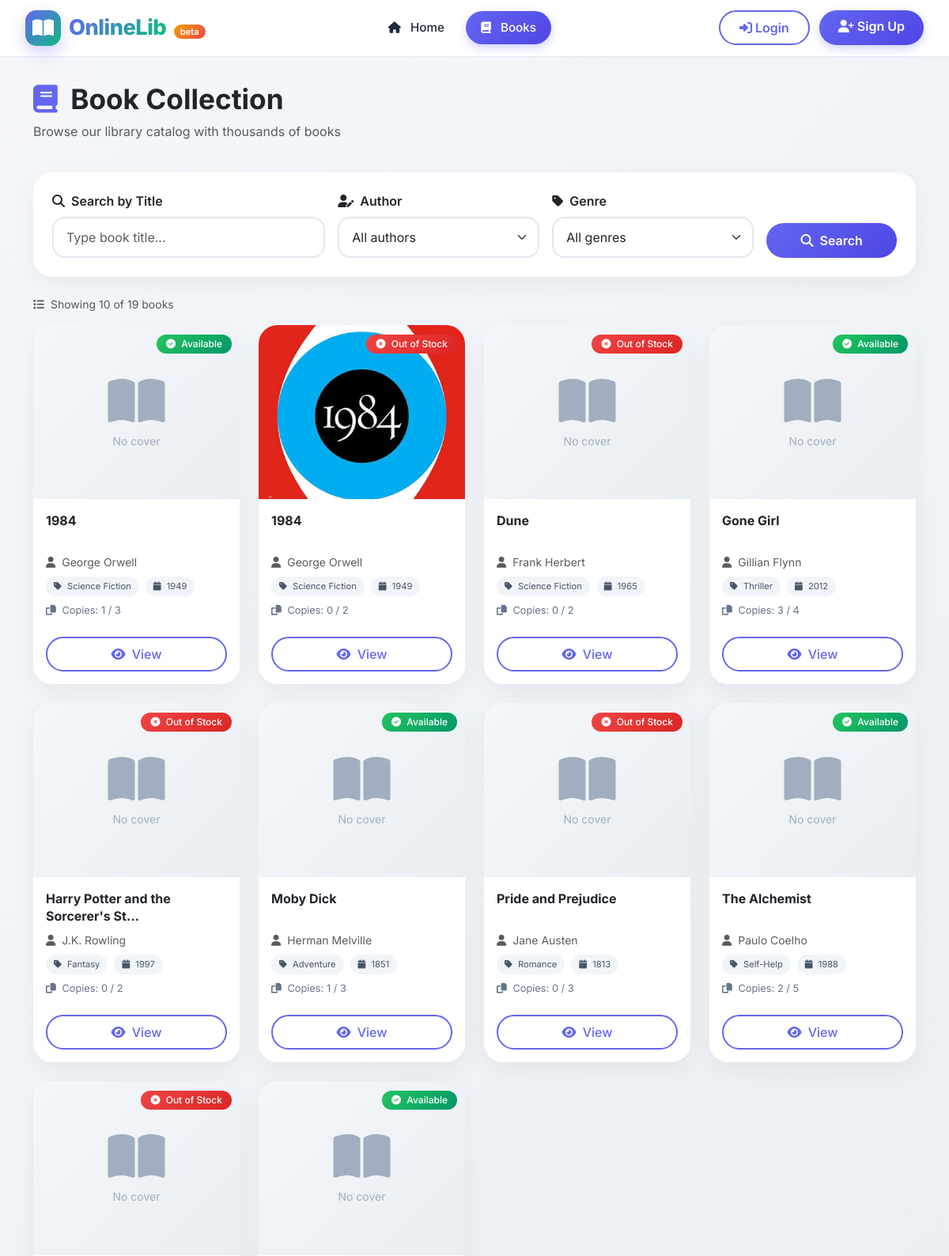
The page /books/ (upper part) on the database as committed earlier.
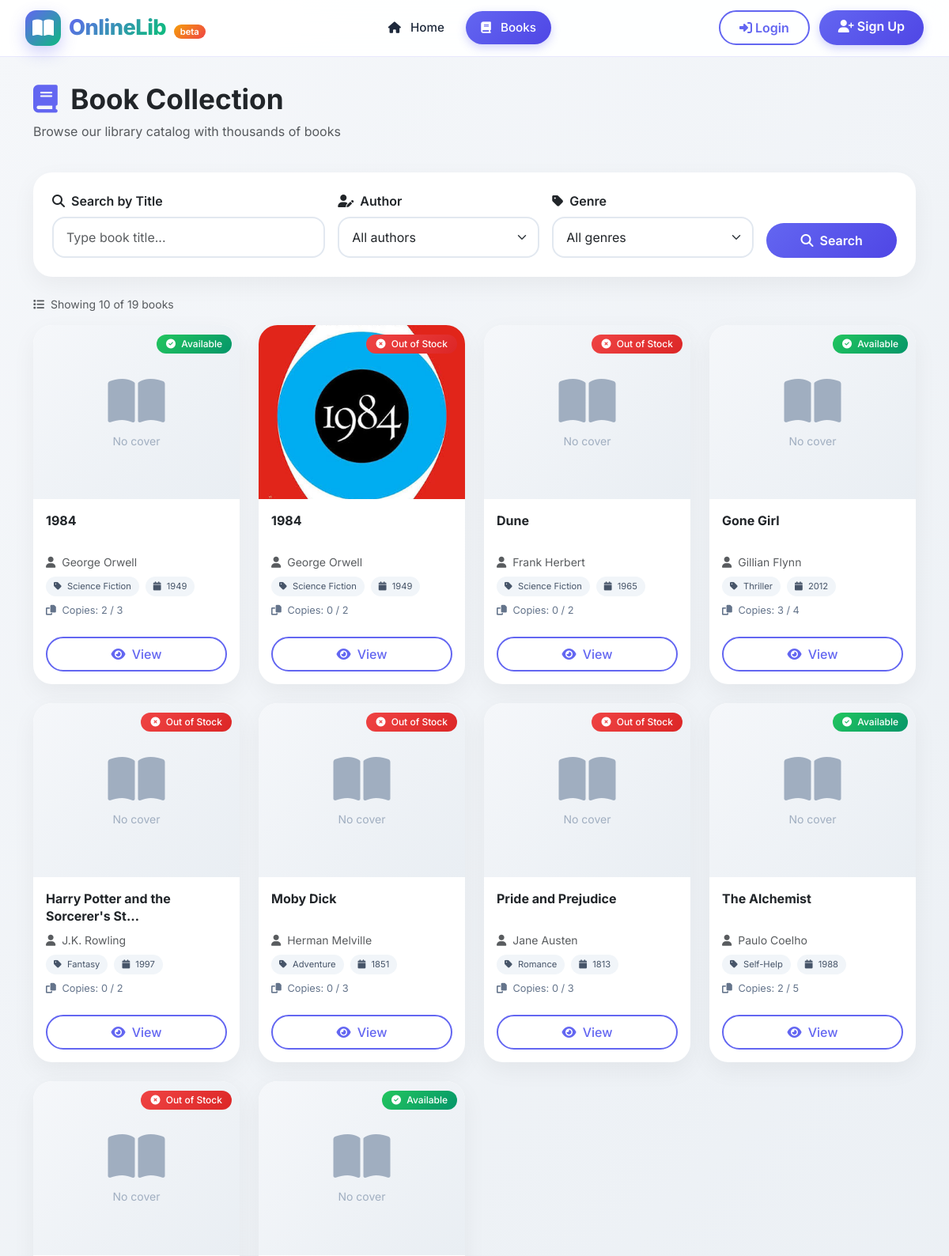
The same page on the database as committed later.
### books/models.py (models this page shows, shortened)
class Book(models.Model):
    title = models.CharField(max_length=255)
    author = models.CharField(max_length=255)
    genre = models.CharField(max_length=100)
    description = models.TextField(blank=True)
    publish_year = models.PositiveIntegerField()
    isbn = models.CharField(max_length=20, unique=True)
    total_copies = models.PositiveIntegerField(default=1)
    available_copies = models.PositiveIntegerField(default=1)
    cover_image = models.ImageField(upload_to="book_covers/", blank=True)
    def __init__(self, *args, **kwargs):
        available_copies_was_provided = "available_copies" in kwargs
        super().__init__(*args, **kwargs)
        self._available_copies_was_provided = available_copies_was_provided
    def __setattr__(self, name, value):
        if name == "available_copies" and "_available_copies_was_provided" in self.__dict__:
            self.__dict__["_available_copies_was_provided"] = True
        super().__setattr__(name, value)
    class Meta:
        ordering = ["title"]
        verbose_name = "book"
        verbose_name_plural = "books"

### books/views.py (the view)
# urls.py: path("", BookListView.as_view(), name="book_list"),
class BookListView(ListView):
    model = Book
    template_name = "books/book_list.html"
    context_object_name = "books"
    paginate_by = 10
    def get_queryset(self):
        queryset = Book.objects.all()
        search = self.request.GET.get("search", "").strip()
        author = self.request.GET.get("author", "").strip()
        genre = self.request.GET.get("genre", "").strip()
        year = self.request.GET.get("year", "").strip()
        if search:
            queryset = queryset.filter(title__icontains=search)
        if author:
            queryset = queryset.filter(author__icontains=author)
        if genre:
            queryset = queryset.filter(genre=genre)
        if year:
            queryset = queryset.filter(publish_year=year)
        return queryset
    def get_context_data(self, **kwargs):
        context = super().get_context_data(**kwargs)
        search = self.request.GET.get("search", "").strip()
        author = self.request.GET.get("author", "").strip()
        genre = self.request.GET.get("genre", "").strip()
        year = self.request.GET.get("year", "").strip()
        context["search"] = search
        context["selected_author"] = author
        context["selected_genre"] = genre
        context["selected_year"] = year
        context["authors"] = (
            Book.objects.exclude(author="")
            .order_by("author")
            .values_list("author", flat=True)
            .distinct()
        )
        context["genres"] = (
            Book.objects.exclude(genre="")
            .order_by("genre")
            .values_list("genre", flat=True)
            .distinct()
        )
        context["years"] = (
            Book.objects.order_by("-publish_year")
            .values_list("publish_year", flat=True)
            .distinct()
        )
        params = self.request.GET.copy()
        if "page" in params:
            del params["page"]
        context["query_params"] = params.urlencode()
        return context

### books/templates/books/book_list.html (shortened to what the changed rows need)
{% extends "base.html" %}
{% block content %}
<div class="container py-4">
    <div class="d-flex flex-column flex-md-row justify-content-between align-items-md-center mb-4">
        <div>
            <h1 class="fw-bold" style="font-size: 2.2rem;">
                <i class="fas fa-book me-2" style="color: var(--primary);"></i>
                Book Collection
            </h1>
        </div>
    </div>
    <div class="row g-4">
        {% for book in books %}
        <div class="col-md-6 col-lg-4 col-xl-3">
            <div class="card h-100 book-card">
                <div class="book-cover-wrapper">
                    {% if book.cover_image %}
                    <img src="{{ book.cover_image.url }}" class="book-cover" alt="{{ book.title }}">
                    {% else %}
                    <div class="book-cover-placeholder">
                        <i class="fas fa-book-open fa-4x"></i>
                        <span class="mt-2 small">No cover</span>
                    </div>
                    {% endif %}
                    <div class="availability-badge">
                        {% if book.available_copies > 0 %}
                        <span class="badge bg-success">
                            <i class="fas fa-check-circle me-1"></i> Available
                        </span>
                        {% else %}
                        <span class="badge bg-danger">
                            <i class="fas fa-times-circle me-1"></i> Out of Stock
                        </span>
                        {% endif %}
                    </div>
                </div>
                <div class="card-body">
                    <h5 class="card-title fw-bold">{{ book.title|truncatechars:35 }}</h5>
                    <p class="card-text text-muted small mb-2">
                        <i class="fas fa-user me-1"></i> {{ book.author }}
                    </p>
                    <div class="d-flex flex-wrap gap-2 mb-2">
                        <span class="genre-tag">
                            <i class="fas fa-tag me-1"></i> {{ book.genre }}
                        </span>
                        <span class="year-tag">
                            <i class="fas fa-calendar me-1"></i> {{ book.publish_year }}
                        </span>
                    </div>
                    <div class="copies-info">
                        <i class="fas fa-copy me-1"></i>
                        Copies: {{ book.available_copies }} / {{ book.total_copies }}
                    </div>
                </div>
                <div class="card-footer bg-transparent border-0 pb-3">
                    <div class="d-flex gap-2">
                        <a href="{% url 'books:book_detail' book.pk %}" class="btn btn-outline-primary flex-grow-1">
                            <i class="fas fa-eye me-1"></i> View
                        </a>
                    </div>
                </div>
            </div>
        </div>
        {% endfor %}
    </div>
</div>
{% endblock %}

Rows that differ between the two databases and show on the page:
changed Book (number 1 of 10 on the later page): available_copies "1" → "2"
changed Book "Moby Dick": available_copies "1" → "0"; available_copies "Available" → "Out of Stock"
